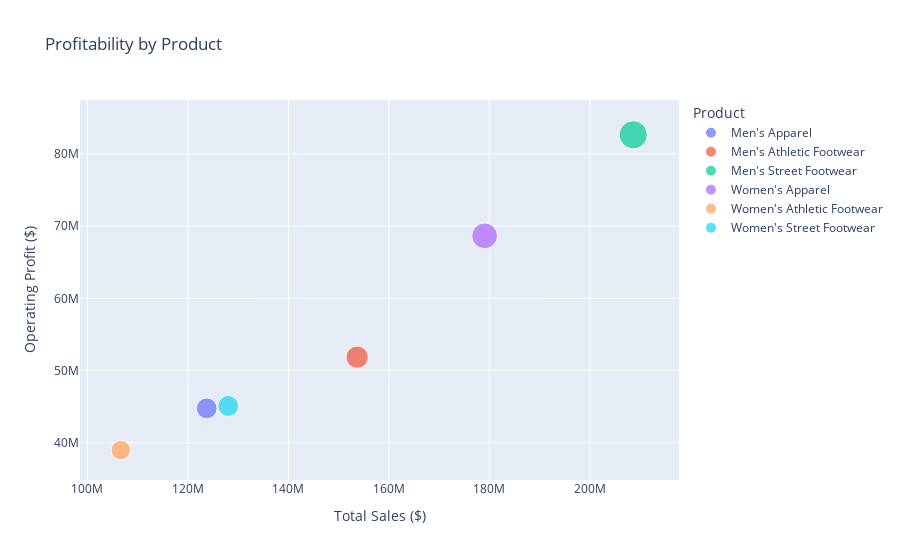

Notebook source saved alongside this figure:
### Markdown cell above
### 6. Profitability Bubble Chart (by Product)

### Code cell
product_profit = df.groupby('Product').agg({'TotalSales':'sum', 'OperatingProfit':'sum'}).reset_index()
fig = px.scatter(product_profit, x='TotalSales', y='OperatingProfit', size='OperatingProfit', 
                 color='Product', title='Profitability by Product', labels={'TotalSales':'Total Sales ($)', 
                                                                            'OperatingProfit':'Operating Profit ($)'})
fig.show()

### Figure 1 — Plotly figure (JSON) as saved in the notebook; plotly's stock layout.template omitted (floating-point values rounded to 4 significant figures)
{"data": [{"hovertemplate": "Product=Men's Apparel<br>Total Sales ($)=%{x}<br>Operating Profit ($)=%{marker.size}<extra></extra>", "legendgroup": "Men's Apparel", "marker": {"color": "#636efa", "size": [44760000.0], "sizemode": "area", "sizeref": 206600.0, "symbol": "circle"}, "mode": "markers", "name": "Men's Apparel", "orientation": "v", "showlegend": true, "type": "scatter", "x": [123728632], "xaxis": "x", "y": [44760000.0], "yaxis": "y"}, {"hovertemplate": "Product=Men's Athletic Footwear<br>Total Sales ($)=%{x}<br>Operating Profit ($)=%{marker.size}<extra></extra>", "legendgroup": "Men's Athletic Footwear", "marker": {"color": "#EF553B", "size": [51850000.0], "sizemode": "area", "sizeref": 206600.0, "symbol": "circle"}, "mode": "markers", "name": "Men's Athletic Footwear", "orientation": "v", "showlegend": true, "type": "scatter", "x": [153700000.0], "xaxis": "x", "y": [51850000.0], "yaxis": "y"}, {"hovertemplate": "Product=Men's Street Footwear<br>Total Sales ($)=%{x}<br>Operating Profit ($)=%{marker.size}<extra></extra>", "legendgroup": "Men's Street Footwear", "marker": {"color": "#00cc96", "size": [82640000.0], "sizemode": "area", "sizeref": 206600.0, "symbol": "circle"}, "mode": "markers", "name": "Men's Street Footwear", "orientation": "v", "showlegend": true, "type": "scatter", "x": [208608744], "xaxis": "x", "y": [82640000.0], "yaxis": "y"}, {"hovertemplate": "Product=Women's Apparel<br>Total Sales ($)=%{x}<br>Operating Profit ($)=%{marker.size}<extra></extra>", "legendgroup": "Women's Apparel", "marker": {"color": "#ab63fa", "size": [68650000.0], "sizemode": "area", "sizeref": 206600.0, "symbol": "circle"}, "mode": "markers", "name": "Women's Apparel", "orientation": "v", "showlegend": true, "type": "scatter", "x": [179038860], "xaxis": "x", "y": [68650000.0], "yaxis": "y"}, {"hovertemplate": "Product=Women's Athletic Footwear<br>Total Sales ($)=%{x}<br>Operating Profit ($)=%{marker.size}<extra></extra>", "legendgroup": "Women's Athletic Footwear", "marker": {"color": "#FFA15A", "size": [38980000.0], "sizemode": "area", "sizeref": 206600.0, "symbol": "circle"}, "mode": "markers", "name": "Women's Athletic Footwear", "orientation": "v", "showlegend": true, "type": "scatter", "x": [106631896], "xaxis": "x", "y": [38980000.0], "yaxis": "y"}, {"hovertemplate": "Product=Women's Street Footwear<br>Total Sales ($)=%{x}<br>Operating Profit ($)=%{marker.size}<extra></extra>", "legendgroup": "Women's Street Footwear", "marker": {"color": "#19d3f3", "size": [45100000.0], "sizemode": "area", "sizeref": 206600.0, "symbol": "circle"}, "mode": "markers", "name": "Women's Street Footwear", "orientation": "v", "showlegend": true, "type": "scatter", "x": [128000000.0], "xaxis": "x", "y": [45100000.0], "yaxis": "y"}], "layout": {"legend": {"itemsizing": "constant", "title": {"text": "Product"}, "tracegroupgap": 0}, "title": {"text": "Profitability by Product"}, "xaxis": {"anchor": "y", "domain": [0, 1], "title": {"text": "Total Sales ($)"}}, "yaxis": {"anchor": "x", "domain": [0, 1], "title": {"text": "Operating Profit ($)"}}}}
